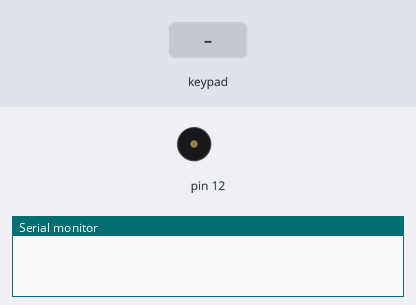
The sketch below on a simulated Arduino Uno, built with avr-gcc and run on an emulated ATmega328P. Shown: buzzer (waves = sounding), the last lines printed to the serial monitor. The inputs (shaded band) are chosen by the test bench.

Above: at 1.2 s.
1.3 s: keypad keys 5 4 3 2 pressed 0.4 s apart
At 1.75 s:
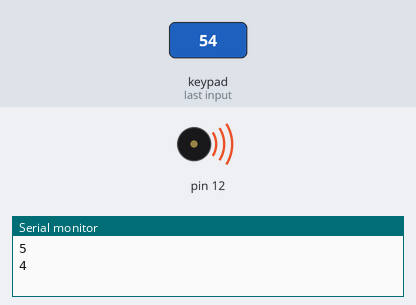
4.4 s: key 'A' pressed
At 5.6 s:
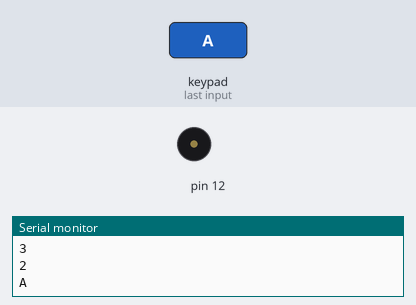
5.9 s: key 'B' pressed
At 6.9 s:
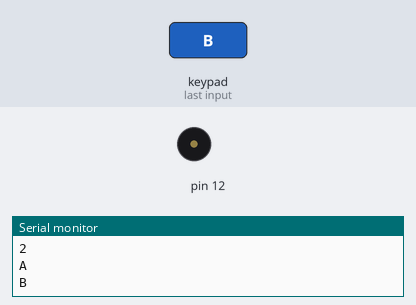
7.4 s: keypad keys 5 4 3 2 D pressed 0.4 s apart
At 7.65 s:
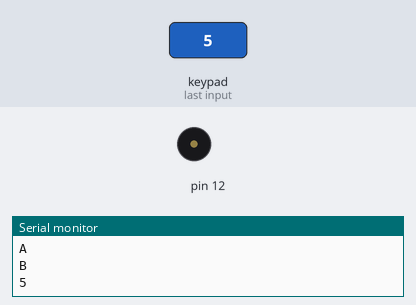
10.9 s: key 'C' pressed
At 11.8 s:
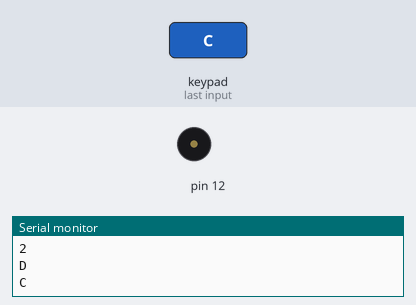
12.4 s: key 'E' pressed
At 13.1 s:
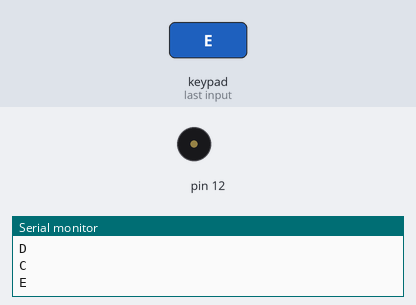
Timing chart, 0 to 14.9 s (numbered marks = the images above; inputs shaded):
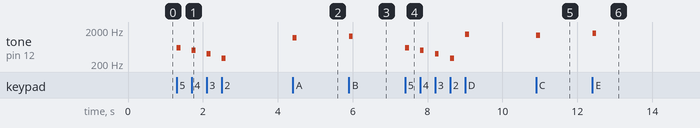

Measured:
- after the input at 1.3 s, tone on pin 12: plays 600 Hz for 0.10 s, 500 Hz for 0.10 s, 400 Hz for 0.10 s, 300 Hz for 0.10 s, starting at once
- after the input at 4.4 s, tone on pin 12: silent → 1200 Hz at once, → silent 0.10 s later
- after the input at 5.9 s, tone on pin 12: silent → 1300 Hz at once, → silent 0.10 s later
- after the input at 7.4 s, tone on pin 12: plays 600 Hz for 0.10 s, 500 Hz for 0.10 s, 400 Hz for 0.10 s, 300 Hz for 0.10 s, 1500 Hz for 0.10 s, starting at once
- after the input at 10.9 s, tone on pin 12: silent → 1400 Hz at once, → silent 0.10 s later
- after the input at 12.4 s, tone on pin 12: silent → 1600 Hz at once, → silent 0.10 s later

The sketch:

Keypad_buzzer.ino
```cpp
#include <Keypad.h>

const byte ROWS = 4;  //four rows
const byte COLS = 4;  //three columns
char keys[ROWS][COLS] = {
  { '1', '2', '3', '4' },
  { '5', '6', '7', '8' },
  { '9', '0', 'A', 'B' },
  { 'C', 'D', 'E', 'F' }
};
byte rowPins[ROWS] = { 5, 4, 3, 2 };  //connect to the row pinouts of the keypad
byte colPins[COLS] = { 9, 8, 7, 6 };  //connect to the column pinouts of the keypad

Keypad keypad = Keypad(makeKeymap(keys), rowPins, colPins, ROWS, COLS);

void setup() {
  Serial.begin(9600);
}

void loop() {
  char key = keypad.getKey();

  if (key) {
    Serial.println(key);

    switch (key) {
      case '1':
        tone(12, 200);
        delay(100);
        noTone(12);
        delay(100);
        break;
      case '2':
        tone(12, 300);
        delay(100);
        noTone(12);
        delay(100);
        break;
      case '3':
        tone(12, 400);
        delay(100);
        noTone(12);
        delay(100);
        break;
      case '4':
        tone(12, 500);
        delay(100);
        noTone(12);
        delay(100);
        break;
      case '5':
        tone(12, 600);
        delay(100);
        noTone(12);
        delay(100);
        break;
      case '6':
        tone(12, 700);
        delay(100);
        noTone(12);
        delay(100);
        break;
      case '7':
        tone(12, 800);
        delay(100);
        noTone(12);
        delay(100);
        break;
      case '8':
        tone(12, 900);
        delay(100);
        noTone(12);
        delay(100);
        break;
      case '9':
        tone(12, 1000);
        delay(100);
        noTone(12);
        delay(100);
        break;
      case '0':
        tone(12, 1100);
        delay(100);
        noTone(12);
        delay(100);
        break;
      case 'A':
        tone(12, 1200);
        delay(100);
        noTone(12);
        delay(100);
        break;
      case 'B':
        tone(12, 1300);
        delay(100);
        noTone(12);
        delay(100);
        break;
      case 'C':
        tone(12, 1400);
        delay(100);
        noTone(12);
        delay(100);
        break;
      case 'D':
        tone(12, 1500);
        delay(100);
        noTone(12);
        delay(100);
        break;
      case 'E':
        tone(12, 1600);
        delay(100);
        noTone(12);
        delay(100);
        break;
      case 'F':
        tone(12, 1700);
        delay(100);
        noTone(12);
        delay(100);
        break;
    }
  }
}
```
